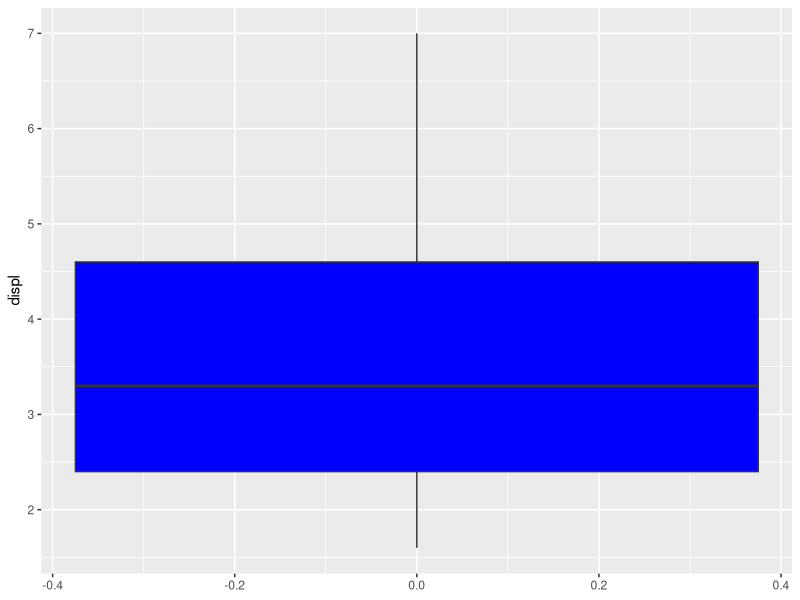
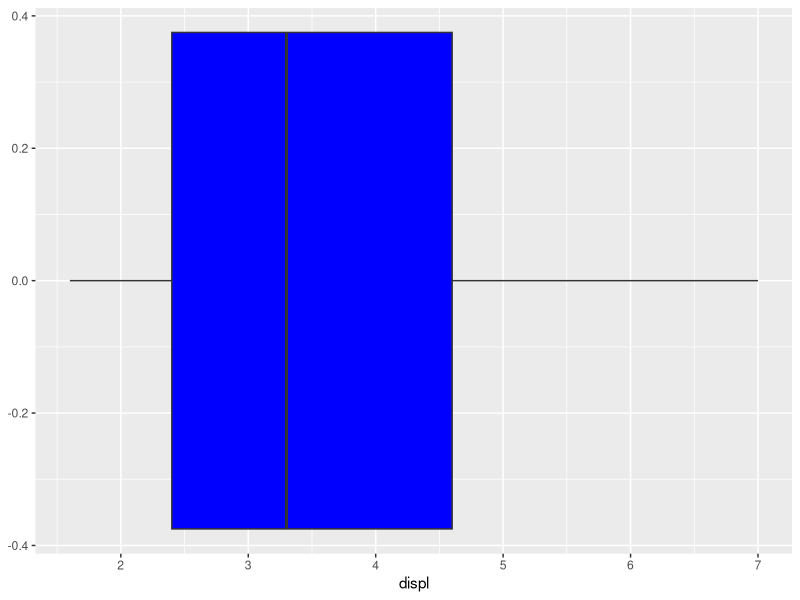

The R script that drew these images, in order:
# M Sherma Mylo Sherma
#The data source is the MPG data table

library(tidyverse)
head(mpg)
summary(mpg$displ)

ggplot(data = mpg, aes(y = displ)) +
  geom_boxplot(fill='blue')

ggplot(data = mpg, aes(x = displ)) +
  geom_boxplot(fill='blue')
